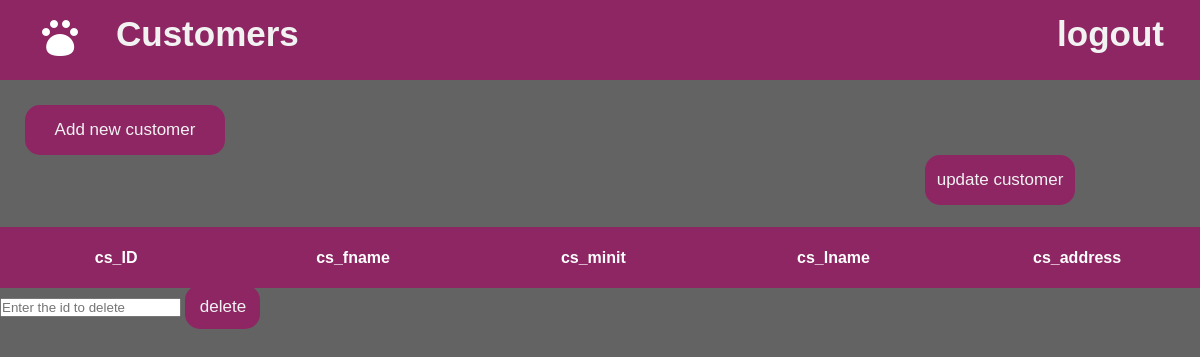
Page /Customer/customers.php on the earlier database version.
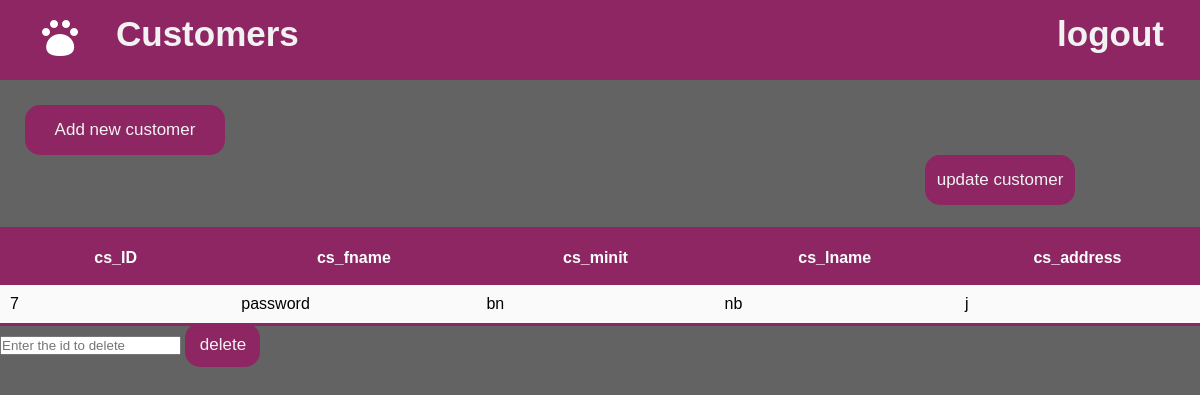
Same page on the later database version.
### tables this page shows
CREATE TABLE `customer` (
  `customer_id` int(11) NOT NULL,
  `cs_fname` varchar(10) NOT NULL,
  `cs_minit` varchar(10) NOT NULL,
  `cs_lname` varchar(10) NOT NULL,
  `cs_address` varchar(30) NOT NULL
);

### Customer/customers.php (the view, shortened to what this page needs)
<?php
include "../includes/db-inc.php";
$sql = "SELECT * FROM customer";
$fs = $pdo->query($sql);
?>
<!DOCTYPE html>
<html lang="en">
<head>
    <link rel="stylesheet" href="../CSS/main.css">
</head>
<body>
    <nav class="petproducts" style=" background-color:#8d2663;">
        <div class="F-logo">
            <a class="active" href="dashboard.php"><img src="../assets/nav_logo.png"></a> <a href="pets_products.php">Customers</a>
        </div>
        <a href="dashboard.php">logout</a>
    </nav>
    <div class="custombutton">
        <form>
            <button class="F-button" style="height: 50px;width: 200px;cursor:pointer;border-radius:15px;
border: 3px solid #8d2663;color:#f2f2f2;font-size:17px;background-color:#8d2663;" formaction="customeradd.php">Add new customer</button>
            <button id="update" style="margin-left:900px; height: 50px;width: 150px;cursor:pointer;border-radius:15px;
border: 3px solid #8d2663;background-color:#8d2663;color:#f2f2f2;font-size:17px;">update customer</button>
        </form>
    </div>
    <table>
        <thead>
            <th style=" background-color:#8d2663;">cs_ID</th>
            <th style=" background-color:#8d2663;">cs_fname</th>
            <th style=" background-color:#8d2663;">cs_minit</th>
            <th style=" background-color:#8d2663;">cs_lname</th>
            <th style=" background-color:#8d2663;">cs_address</th>
        </thead>
        <tr>
            <?php
            foreach ($fs as  $value) {
                echo ' <td>' . $value["customer_id"] . '</td>';
                echo ' <td>' . $value["cs_fname"] . '</td>';
                echo ' <td>' . $value["cs_minit"] . '</td>';
                echo ' <td>' . $value["cs_lname"] . '</td>';
                echo ' <td>' . $value["cs_address"] . '</td></tr>';
            }
            ?>
    </table>
    <form action="" method="POST">
        <input type="text" name="t1" placeholder="Enter the id to delete" required>
        <input style="width:75px;height:44px;cursor:pointer;border-radius:15px;
border: 3px solid #8d2663;background-color:#8d2663;color:#f2f2f2;font-size:17px;" type="submit" name="delete" value="delete">
    </form>
</body>
</html>

Differences in the rows shown:
added customer: customer_id "7", cs_fname "password", cs_minit "bn", cs_lname "nb", cs_address "j"
